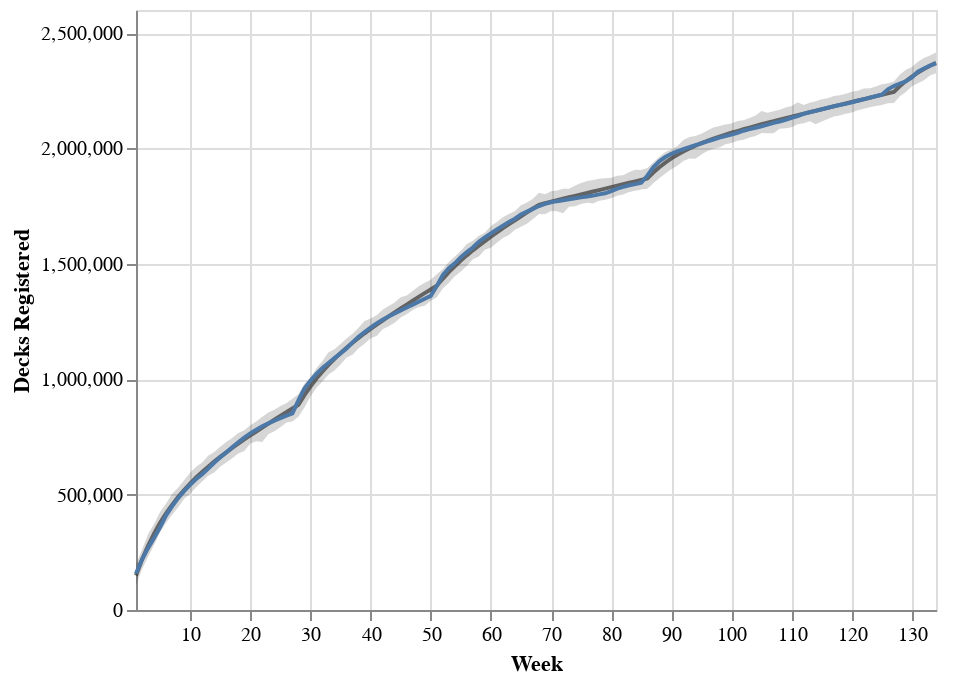

The notebook cell saved with this chart:
### Code cell
chart_5 = plot_fit_altair(model_5, trace_5, model_data)
chart_5.properties(width="container").save("./altair_output/model_5.json")
chart_5

### Figure 1 — Vega-Lite specification as saved in the notebook (floating-point values rounded to 4 significant figures; data arrays with more than 128 entries replaced by an {"elided": "..."} marker saying what was removed)
{"config": {"view": {"continuousWidth": 400, "continuousHeight": 300}}, "layer": [{"mark": {"type": "area", "color": "#333333", "opacity": 0.2}, "encoding": {"tooltip": [{"type": "quantitative", "field": "Total_scaled", "format": ",.0f", "title": "Registered Decks"}, {"type": "quantitative", "field": "max_posterior_predictor", "format": ",.0f", "title": "Model Max"}, {"type": "quantitative", "field": "mean_posterior_predictor", "format": ",.0f", "title": "Model Mean"}, {"type": "quantitative", "field": "min_posterior_predictor", "format": ",.0f", "title": "Model Min"}], "x": {"type": "quantitative", "field": "Week_nr", "scale": {"domain": [1, 134], "nice": false, "zero": false}, "title": "Week"}, "y": {"type": "quantitative", "field": "min_posterior_predictor", "title": "Decks Registered"}, "y2": {"field": "max_posterior_predictor"}}}, {"mark": {"type": "line", "color": "#333333", "opacity": 0.7}, "encoding": {"tooltip": [{"type": "quantitative", "field": "Total_scaled", "format": ",.0f", "title": "Registered Decks"}, {"type": "quantitative", "field": "max_posterior_predictor", "format": ",.0f", "title": "Model Max"}, {"type": "quantitative", "field": "mean_posterior_predictor", "format": ",.0f", "title": "Model Mean"}, {"type": "quantitative", "field": "min_posterior_predictor", "format": ",.0f", "title": "Model Min"}], "x": {"type": "quantitative", "field": "Week_nr", "scale": {"domain": [1, 134], "nice": false, "zero": false}, "title": "Week"}, "y": {"type": "quantitative", "field": "mean_posterior_predictor"}}}, {"mark": "line", "encoding": {"tooltip": [{"type": "quantitative", "field": "Total_scaled", "format": ",.0f", "title": "Registered Decks"}, {"type": "quantitative", "field": "max_posterior_predictor", "format": ",.0f", "title": "Model Max"}, {"type": "quantitative", "field": "mean_posterior_predictor", "format": ",.0f", "title": "Model Mean"}, {"type": "quantitative", "field": "min_posterior_predictor", "format": ",.0f", "title": "Model Min"}], "x": {"type": "quantitative", "field": "Week_nr", "scale": {"domain": [1, 134], "nice": false, "zero": false}, "title": "Week"}, "y": {"type": "quantitative", "field": "Total_scaled"}}}], "data": {"name": "data-fbeef129978cb8bad4ee03843d04f38a"}, "$schema": "https://vega.github.io/schema/vega-lite/v4.8.1.json", "datasets": {"data-fbeef129978cb8bad4ee03843d04f38a": {"elided": "134 records"}}}
